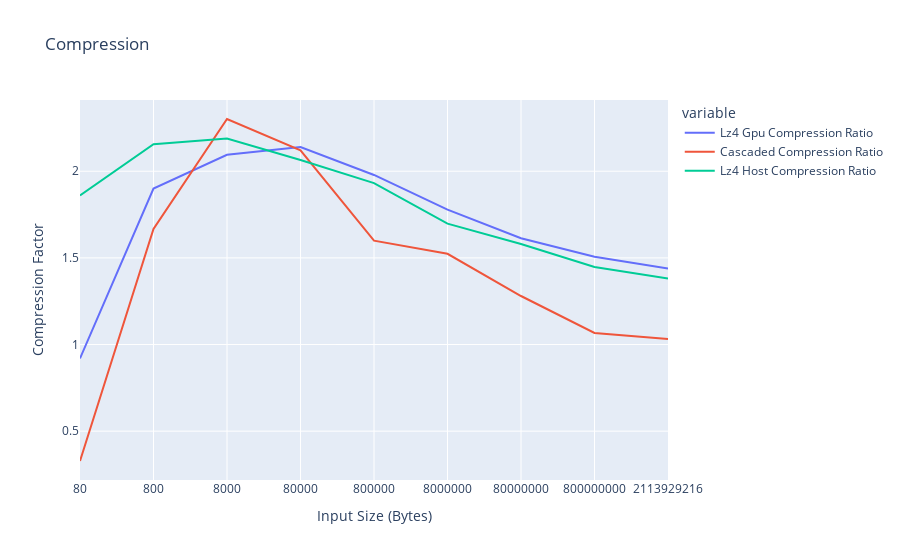

Write notebook code for a chart like this one.
### Code cell
import plotly.express as px
fig = px.line(df, x='Input Size (Bytes)',
              y=[
                  'Lz4 Gpu Compression Ratio',
                  'Cascaded Compression Ratio',
                  'Lz4 Host Compression Ratio'
              ],
              labels={'value': 'Compression Factor'},
              title="Compression")
fig.update_xaxes(type='category')
fig.show()

### Figure 1 — Plotly figure (JSON) as saved in the notebook; plotly's stock layout.template omitted (floating-point values rounded to 4 significant figures)
{"data": [{"hovertemplate": "variable=Lz4 Gpu Compression Ratio<br>Input Size (Bytes)=%{x}<br>Compression Factor=%{y}<extra></extra>", "legendgroup": "Lz4 Gpu Compression Ratio", "line": {"color": "#636efa", "dash": "solid"}, "marker": {"symbol": "circle"}, "mode": "lines", "name": "Lz4 Gpu Compression Ratio", "orientation": "v", "showlegend": true, "type": "scatter", "x": [80, 800, 8000, 80000, 800000, 8000000, 80000000, 800000000, 2113929216], "xaxis": "x", "y": [0.9195, 1.9, 2.095, 2.139, 1.978, 1.778, 1.614, 1.507, 1.439], "yaxis": "y"}, {"hovertemplate": "variable=Cascaded Compression Ratio<br>Input Size (Bytes)=%{x}<br>Compression Factor=%{y}<extra></extra>", "legendgroup": "Cascaded Compression Ratio", "line": {"color": "#EF553B", "dash": "solid"}, "marker": {"symbol": "circle"}, "mode": "lines", "name": "Cascaded Compression Ratio", "orientation": "v", "showlegend": true, "type": "scatter", "x": [80, 800, 8000, 80000, 800000, 8000000, 80000000, 800000000, 2113929216], "xaxis": "x", "y": [0.3279, 1.667, 2.301, 2.121, 1.599, 1.524, 1.28, 1.067, 1.032], "yaxis": "y"}, {"hovertemplate": "variable=Lz4 Host Compression Ratio<br>Input Size (Bytes)=%{x}<br>Compression Factor=%{y}<extra></extra>", "legendgroup": "Lz4 Host Compression Ratio", "line": {"color": "#00cc96", "dash": "solid"}, "marker": {"symbol": "circle"}, "mode": "lines", "name": "Lz4 Host Compression Ratio", "orientation": "v", "showlegend": true, "type": "scatter", "x": [80, 800, 8000, 80000, 800000, 8000000, 80000000, 800000000, 2113929216], "xaxis": "x", "y": [1.86, 2.156, 2.189, 2.065, 1.932, 1.698, 1.58, 1.447, 1.381], "yaxis": "y"}], "layout": {"autosize": true, "legend": {"title": {"text": "variable"}, "tracegroupgap": 0}, "title": {"text": "Compression"}, "xaxis": {"anchor": "y", "autorange": true, "domain": [0, 1], "range": [0, 8], "title": {"text": "Input Size (Bytes)"}, "type": "category"}, "yaxis": {"anchor": "x", "autorange": true, "domain": [0, 1], "range": [0.2182, 2.411], "title": {"text": "Compression Factor"}, "type": "linear"}}}
